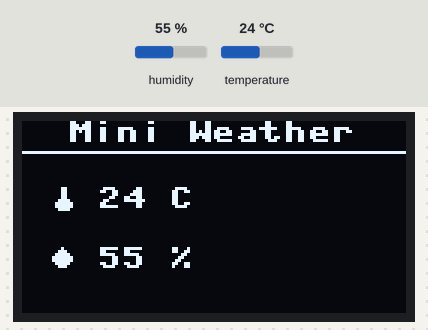
Recording of a program running on a simulated ESP8266 board running MicroPython. On the bench: 128×64 one-colour display. The inputs (shaded band) are chosen by the test bench; at power-on: humidity 55 %, temperature 24 °C. Library files of the repository ran but are not shown: ssd1306.py.

Above: at 1.2 s.
1.3 s: humidity set to 22 %
At 2.9 s:
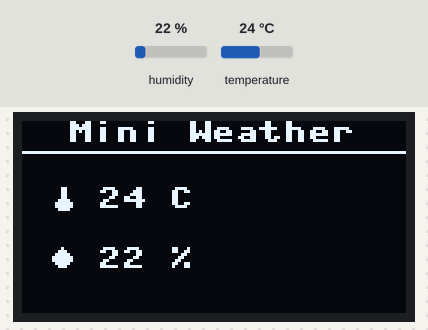
4.1 s: temperature set to 12 °C
At 5.3 s:
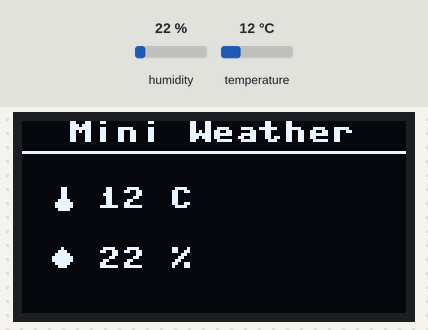
6.9 s: humidity set to 40 %
At 9.0 s:
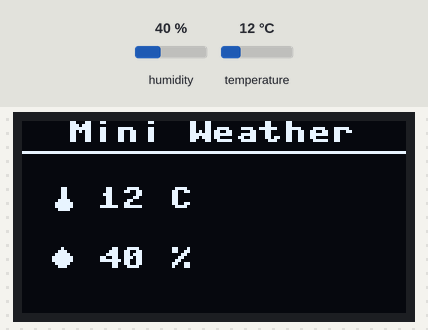
9.8 s: temperature set to 19 °C
Timing chart, 0 to 12.8 s (numbered marks = the images above; inputs shaded):
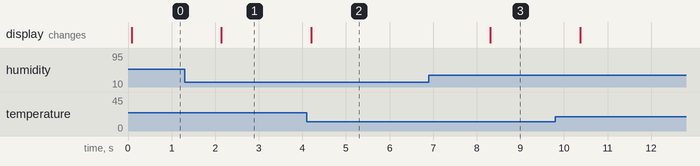

The program:

main.py
```python
from machine import Pin, I2C
from time import sleep
import dht
import ssd1306

# Sensor Setup
# Note: Double check your pin. On standard ESP8266, Pin(16) is often used for Wake,
# but if you are using D4 it might be Pin(2). Adjust if needed.
dht_sensor = dht.DHT11(Pin(16))

# OLED Setup
i2c = I2C(sda=Pin(4), scl=Pin(5))
oled = ssd1306.SSD1306_I2C(128, 64, i2c)

# ------------------- ICON HELPER FUNCTIONS ------------------- #

def draw_bitmap(x, y, bitmap, w, h):
    """
    Draws an icon using simple pixel commands.
    bitmap: a list of byte values (one per row)
    """
    for r in range(h):           # For each row
        row_data = bitmap[r]
        for c in range(w):       # For each pixel in width
            # Check if the bit at this position is 1
            if (row_data >> (w - 1 - c)) & 1:
                oled.pixel(x + c, y + r, 1)

def draw_hline_manual(x, y, w):
    """Manually draws a horizontal line using pixel()"""
    for i in range(w):
        oled.pixel(x + i, y, 1)

# ------------------- ICON DEFINITIONS ------------------- #
# These are defined row-by-row.
# You can visualize the 1s as the drawing.

# Thermometer (8 pixels wide, 8 pixels tall)
ICON_TEMP = [
    0b00011000, # ...XX...
    0b00011000, # ...XX...
    0b00011000, # ...XX...
    0b00011000, # ...XX...
    0b00111100, # ..XXXX..
    0b01111110, # .XXXXXX.
    0b01111110, # .XXXXXX.
    0b00111100, # ..XXXX..
]

# Water Droplet (8 pixels wide, 8 pixels tall)
ICON_HUM = [
    0b00010000, # ...X....
    0b00111000, # ..XXX...
    0b01111100, # .XXXXX..
    0b11111110, # XXXXXXX.
    0b11111110, # XXXXXXX.
    0b01111100, # .XXXXX..
    0b00111000, # ..XXX...
    0b00000000, # ........
]

# ---------------------------------------------------------------- #

while True:
    try:
        dht_sensor.measure()
        temp = dht_sensor.temperature()
        hum  = dht_sensor.humidity()

        oled.fill(0) # Clear screen

        # --- Title ---
        oled.text("Mini Weather", 15, 0)
        draw_hline_manual(0, 10, 128) # Draw line manually

        # --- Draw Temperature ---
        draw_bitmap(10, 22, ICON_TEMP, 8, 8)
        oled.text("{} C".format(temp), 25, 22)

        # --- Draw Humidity ---
        draw_bitmap(10, 42, ICON_HUM, 8, 8)
        oled.text("{} %".format(hum), 25, 42)

        oled.show()
    except OSError as e:
        # This handles errors if the sensor temporarily disconnects
        oled.fill(0)
        oled.text("Sensor Error", 10, 20)
        oled.show()

    sleep(2)
```

Measured:
- after the input at 1.3 s, the display: changes after 0.84 s (image 1)
- after the input at 4.1 s, the display: changes after 0.10 s (image 2)
- after the input at 6.9 s, the display: changes after 1.4 s (image 3)
